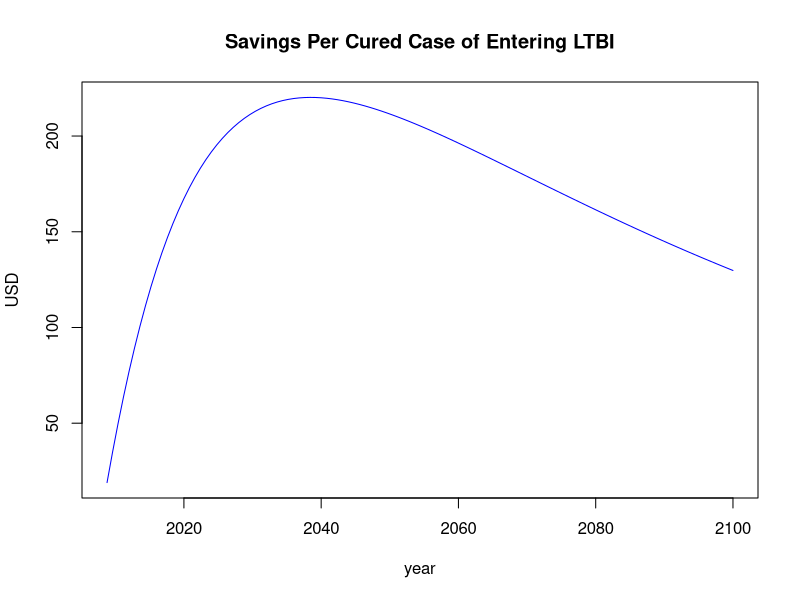

Recreate this plot in R.
rkm <- function(Ydot,currY,deltaT,iter,startT=0){
  # This function performs a fourth-order Runge-Kutta Method on the system 
  # dY/dt = Ydot, and returns the next step after currY presuming timestep
  # length deltaT, and iteration iter
  tn   = deltaT*iter + startT
  k1   = Ydot(tn, currY)
  k2   = Ydot(tn + deltaT/2,currY + deltaT*k1/2)
  k3   = Ydot(tn + deltaT/2,currY + deltaT*k2/2)
  k4   = Ydot(tn + deltaT,currY + deltaT*k3)
  newY <- currY + (deltaT/6)*(k1+2*k2+2*k3+k4)
  return(newY)
}

#Variables
mu0   <- 1/78      #Natural mortality rate USB per year
mu1   <- 1/53      #Natural mortality rate FB per year
ro    <- 0.018     #USB birth rate per year
alpha <- 0.005     #FB arrival rate per year
p     <- 0.103     #Fraction of new infections which are acute (fast progressors)
vF    <- 1.5       #Progression rate of acute infection per year
l0    <- 0.015     #Prevalence of LTBI in the USB population in 2000
l1    <- 0.211     #Prevalence of LTBI in the FB population in 2000: 
r0    <- 0.667     #Fraction of cases due to reactivation in the USB population
r1    <- 0.780     #Fraction of cases due to reactivation in the FB population
vL0   <- 0.0014    #Progression rate for reactivation (chronic LTBI) in the USB population per year
vL1   <- 0.0010    #Progression rate for reactivation (chronic LTBI) in the FB population per year
q     <- 0.708     #Fraction of infections progressing to infectious disease
mud   <- 0.115     #Mortality rate due to TB per year
x     <- 0.111     #Fraction of re-infected chronic LTBI moving to acute infection
ARI0  <- 0.030/100 #Annual risk of infection for USB in 2000
beta  <- 10.39     #Effective contact rate per year
e0    <- 0.965     #Fraction of preferred contacts with own population for USB
e1    <-0.985      #Fraction of preferred contacts with own population for FB
g     <- 0.0047    #Fraction of FB arrivals with LTBI who are fast progressors
phi0  <- 1.114     #Cumulative fraction self-cure and treatment of active disease for both populations pre year RATES (USB)
phi1  <- 1.167     #Cumulative fraction self-cure and treatment of active disease for both populations pre year RATES (FB)
sigmaF0 <- 1.296   #Cumulative fraction of treatment for acute infection for both populations per year RATES (USB)
sigmaF1 <- 1.301   #Cumulative fraction of treatment for acute infection for both populations per year RATES (FB)
sigmaLBase <- 0.057 #Treatment rate for chronic LTBI per year
fBase <- 0.187      #Fraction of FB arrivals with LTBI


#2010 New Cases in Population i (millions)
#source: http://www.cdc.gov/mmwr/preview/mmwrhtml/mm5105a3.htm
newCases0 <- .008714  #US-born
newCases1 <- .007554  #Foreign-born

#Initial Values
deltaT   <- .8    #The length of each time step (years).
finalYr  <- 100   #In years
totT     <- floor(finalYr/deltaT)  #Time steps
cutoffT <- floor(8/deltaT)

#Matrix of compartment values
S0 <- S1 <- F0 <- F1 <- L0 <- L1 <- I0 <- I1 <- J0 <- J1 <- N0 <- N1 <- rep(0,totT)  #compartment values
cL0 <- cF0 <- cI0 <- cJ0 <- cL1 <- cF1 <- cI1 <- cJ1 <- cN0 <- cN1 <- rep(0,totT)    #costs associated with each compartment
#Ct <- Cl <- rep(0,totT)  #total costs for active and latent treatment
LTBIEn <- rep(0,totT)    #FB arrivals with LTBI entering the USA
curedLTBIEn <- rep(0,totT)    #FB arrivals with LTBI entering the USA
natdeath0 <- natdeath1 <- rep(0,totT)                               #natural deaths
tbdeath0 <- tbdeath1 <- tbdeathD0 <- tbdeathD1 <- rep(0,totT)       #TB deaths, TB deaths with discounting
progAcute0 <- progChron0 <- progAcute1 <- progChron1 <- rep(0,totT) #Progression from Acute, Chronic LTBI to Active TB
progTotalD0 <- progTotalD1 <- rep(0,totT)                           #Progression to Active TB with discounting
exogenous0 <- exogenous1 <- rep(0,totT)                             #Exogenous re-Infections
interventionCost <- rep(0,totT)                                     #Cumulative intervention cost

# ALSO TOOK OUT Ct,Cl FROM VECTOR BELOW
P <- data.frame(S0,F0,L0,I0,J0,S1,F1,L1,I1,J1,N0,N1,cL0,cF0,cI0,cJ0,cL1,cF1,cI1,cJ1,cN0,cN1,LTBIEn,curedLTBIEn,natdeath0,natdeath1,tbdeath0,tbdeath1,tbdeathD0,tbdeathD1,progAcute0,progChron0,progAcute1,progChron1,progTotalD0, progTotalD1, exogenous0,exogenous1, interventionCost)
C <- data.frame(newCases=c(0),totPop=c(0),LTBIEn=c(0))
IN0 <- IN1 <- INall <- rep(0,totT)

#Total Population
P$N0[1] <- 250
P$N1[1] <- 31.4
#Acute (Fast) LTBI, new cases
P$F0[1] <- (1-r0)*(newCases0)/vF
P$F1[1] <- (1-r1)*(newCases1)/vF
#Chronic (Long) LTBI
P$L0[1] <- r0*(newCases0)/vL0
P$L1[1] <- r1*(newCases1)/vL1
#Infectious TB
P$I0[1] <- q*newCases0/(mu0 + mud + phi0)
P$I1[1] <- q*newCases1/(mu1 + mud + phi1)
#Non-Infectious TB
P$J0[1] <- (1-q)*newCases0/(mu0 + mud + phi0)
P$J1[1] <- (1-q)*newCases1/(mu1 + mud + phi1)
#Susceptible
P$S0[1] <- P$N0[1] - P$F0[1] - P$L0[1] - P$I0[1] - P$J0[1]
P$S1[1] <- P$N1[1] - P$F1[1] - P$L1[1] - P$I1[1] - P$J1[1]

#Cost Initial Values are all zero. 
probHosp <- .49  #Probability of hospitalization for active TB treatment
efficacyLTBI  <- .9
adherenceLTBI <- .64
probLTBItreatsuccess <- efficacyLTBI*adherenceLTBI #Probability of LTBI treatment success
costtb   <- 2985   #Cost of TB treatment without hopsitalization
costhosp <- 25495  #Cost of TB treatment with hospitalization
costLTBI <- 403.45 #Cost of LTBI treatment

#Cost Parameter Values: 
Ct <- costtb*(1-probHosp) + costhosp*probHosp #in USD (source: Dylan online supplement page 11-12)
Cl <- costLTBI/probLTBItreatsuccess           #in USD (source: Dylan online supplement page 10)
discRt  <- 0.03  #Rate of time discounting (used for health states as well)

#Compartment value dataset
P$LTBIEn[1]      <- 0.263109
P$curedLTBIEn[1] <- 0
P$natdeath0[1]   <- 0
P$natdeath1[1]   <- 0
P$tbdeath0[1]    <- 0
P$tbdeath1[1]    <- 0
P$progAcute0[1]  <- 0
P$progChron0[1]  <- 0
P$progAcute1[1]  <- 0
P$progChron1[1]  <- 0
P$exogenous0[1]  <- 0
P$exogenous1[1]  <- 0

#Intervention cost dataset
C$newCases <- 0    #Intervention cost per new Active TB case per time step
C$totPop   <- 0    #Intervention cost per capita per time step
C$LTBIEn   <- 0    #Intervention cost per FB LTBI arrival per time step

hill <- function(costDataSet=C,sigmaL,f,transmission=1,incLTBI=1,initial=cutoffT,final=totT,dataSet=P){
  #Differential Equation Functions
  Ddt <- function(t,v) {
    discV = 1/(1.03^t)  #amount costs, health states are discounted each time step
    #parameter values initialized for each time step
    c01     <- (1-e0)*((1-e1)*v$N1)/((1-e0)*v$N0 + (1-e1)*v$N1)  #proportion of contacts made with FB individuals  (USB)
    c00     <- 1 - c01                                           #proportion of contacts made with USB individuals (USB)
    c10     <- (1-e1)*((1-e0)*v$N0)/((1-e0)*v$N0 + (1-e1)*v$N1)  #proportion of contacts made with USB individuals (FB)
    c11     <- 1 - c10                                           #proportion of contacts made with FB individuals  (FB)
    dLTBIEn      <- f*alpha*(v$N0+v$N1)       #FB arrivals with LTBI entering
    #dLTBIEnD     <- discV * dLTBIEn           #FB arrivals with LTBI entering with discounting
    dnatdeath0   <- mu0 * v$N0                #Natural deaths (USB)
    dnatdeath1   <- mu1 * v$N1                #Natural deaths (FB)
    dtbdeath0    <- mud * (v$I0 + v$J0)       #TB deaths (USB)
    dtbdeath1    <- mud * (v$I1 + v$J1)       #TB deaths (FB)
    dtbdeathD0   <- discV * dtbdeath0         #TB deaths with discounting (USB)
    dtbdeathD1   <- discV * dtbdeath1         #TB deaths with discounting (FB)
    dprogAcute0  <- vF*v$F0                   #Acute LTBI progressions to Active TB disease (USB)
    dprogAcute1  <- vF*v$F1                   #Acute LTBI progressions to Active TB disease (FB)
    dprogChron0  <- vL0*v$L0                  #Chronic LTBI progressions to Active TB disease (USB)
    dprogChron1  <- vL1*v$L1                  #Chronic LTBI progressions to Active TB disease (FB)
    dprogTotal0  <- dprogAcute0 + dprogChron0 #Progression to Active TB (USB)
    dprogTotal1  <- dprogAcute1 + dprogChron1 #Progression to Active TB (FB)
    dprogTotalD0 <- discV * dprogTotal0       #Progression to Active TB with discounting (USB)
    dprogTotalD1 <- discV * dprogTotal1       #Progression to Active TB with discounting (FB)
    lambda0      <- transmission*(beta*(c00*(v$I0/v$N0) + c01*(v$I1/v$N1)))  #Forces of Infection (USB)
    lambda1      <- transmission*(beta*(c10*(v$I0/v$N0) + c11*(v$I1/v$N1)))  #Forces of Infection (FB)
    dexogenous0	 <- x*p*lambda0*v$L0    #Exogenous re-infections of Chronic LTBI to Acute LTBI (USB)
    dexogenous1  <- x*p*lambda1*v$L1    #Exogenous re-infections of Chronic LTBI to Acute LTBI (FB)
    dInterventionCost <- discV * (costDataSet$newCases*(dprogTotal0+dprogTotal1) + costDataSet$totalPop*(v$N0+v$N1) + costDataSet$LTBIEn*fBase*alpha*(v$N0+v$N1) )
    
    #Difference Equations (USB)
    dS0     <- ro*(v$N0+v$N1) + sigmaF0*v$F0 + sigmaL*v$L0 + phi0*(v$I0+v$J0) - lambda0*v$S0 - mu0*v$S0
    dF0     <- p*lambda0*v$S0 + dexogenous0 - (mu0 + vF + sigmaF0)*v$F0
    dL0     <- (1-p)*lambda0*v$S0 - dexogenous0 - (mu0 + vL0 + sigmaL)*v$L0
    dI0     <- q*(dprogAcute0 + dprogChron0) - (mu0 + mud + phi0)*v$I0
    dJ0     <- (1-q)*(dprogAcute0 + dprogChron0) - (mu0 + mud + phi0)*v$J0
    
    #Difference Equations (FB)
    dS1     <- (1-incLTBI)*dLTBIEn+(1-f)*alpha*(v$N0+v$N1) + sigmaF1*v$F1 + sigmaL*v$L1 + phi1*(v$I1 + v$J1) - lambda1*v$S1 - mu1*v$S1
    dF1     <- g*p*dLTBIEn*incLTBI + p*lambda1*v$S1 + dexogenous1 - (mu1 + vF + sigmaF1)*v$F1
    dL1     <- (1-g*p)*dLTBIEn*incLTBI + (1-p)*lambda1*v$S1 - dexogenous1 - (mu1 + vL1 +sigmaL)*v$L1
    dI1     <- q*(dprogAcute1 + dprogChron1) - (mu1 + mud + phi1)*v$I1
    dJ1     <- (1-q)*(dprogAcute1 + dprogChron1) - (mu1 + mud + phi1)*v$J1
    
    dN0     <- 0
    dN1     <- 0
    
    #Cost calculations
    dcL0    <- discV * Cl * sigmaL  * 1e6 * v$L0                    #cost for Chronic LTBI cures      (USB)
    dcF0    <- discV * Cl * sigmaF0 * 1e6 * v$F0                    #cost for Acute LTBI cures        (USB)
    dcI0    <- discV * Ct * q*(dprogAcute0 + dprogChron0) * 1e6     #cost for Infectious TB cures     (USB)
    dcJ0    <- discV * Ct * (1-q)*(dprogAcute0 + dprogChron0) * 1e6 #cost for Non-Infectious TB cures (USB)
    dcL1    <- discV * Cl * sigmaL  * 1e6 * v$L1                    #cost for Chronic LTBI cures      (FB)
    dcF1    <- discV * Cl * sigmaF1 * 1e6 * v$F1                    #cost for Acute LTBI cures        (FB)
    dcI1    <- discV * Ct * q*(dprogAcute1 + dprogChron1) * 1e6     #cost for Infectious TB cures     (FB)
    dcJ1    <- discV * Ct * (1-q)*(dprogAcute1 + dprogChron1) * 1e6 #cost for Non-Infectious TB cures (FB)
    dcN0    <- 0  #Total cost for all treatments (USB)
    dcN1    <- 0  #Total cost for all treatments (FB)
    
    return( c(dS0,dF0,dL0,dI0,dJ0,dS1,dF1,dL1,dI1,dJ1,dN0,dN1,dcL0,dcF0,dcI0,dcJ0,dcL1,dcF1,dcI1,dcJ1,dcN0,dcN1,dLTBIEn*incLTBI,dLTBIEn*(1-incLTBI),dnatdeath0,dnatdeath1,dtbdeath0,dtbdeath1,dtbdeathD0, dtbdeathD1, dprogAcute0,dprogChron0,dprogAcute1,dprogChron1,dprogTotalD0, dprogTotalD1, dexogenous0,dexogenous1, dInterventionCost) )
  }
  
  for (i in initial:(final-1)) {
  	dataSet[i+1,]    <- rkm(Ddt,dataSet[i,],deltaT,i)
  	dataSet$N0[i+1]  <- sum(dataSet[i+1,1:5])
  	dataSet$N1[i+1]  <- sum(dataSet[i+1,6:10])
  	dataSet$cN0[i+1] <- sum(dataSet[i+1,13:16])
  	dataSet$cN1[i+1] <- sum(dataSet[i+1,17:20])
  }
  return(dataSet)
}

generateIncidence <- function(dataSet) {
    IN0   <- 1e6 * (vF*dataSet$F0 + vL0*dataSet$L0)/dataSet$N0
    IN1   <- 1e6 * (vF*dataSet$F1 + vL1*dataSet$L1)/dataSet$N1
    INall <- 1e6 * (vF*(dataSet$F0 + dataSet$F1) + vL0*dataSet$L0 + vL1*dataSet$L1)/(dataSet$N0 + dataSet$N1)
	return(data.frame(IN0,IN1,INall))
}

P       <- hill(C,sigmaLBase,fBase,1,1,1,totT)
baseInc <- generateIncidence(P)
years   <- seq(2000+deltaT,2000+finalYr,deltaT)

#plot incidence data
#  xlab, ylab  --> labels for x-, y-axes
#  log='y'     --> use logarithmic scale
#  ylim=yrange --> ensure we show all data
#  type="l"    --> draw line connecting data points
#  col="blue"  --> color of graph
#lines() plots data in the same window as the first plot() command

#Intervention costs for eliminating LTBI 100%, 75%, or 50%
C100 <- C
C75  <- C
C50  <- C
C100$LTBIEn <- 1000 
C75$LTBIEn  <- 800
C50$LTBIEn  <- 700

#Plot A: Where we eliminate incoming LTBI 100%, 75%, or 50%
noImmLTBI      <- hill(C100,sigmaLBase,fBase,1,0)
noImmLTBIInc   <- generateIncidence(noImmLTBI)
someImmLTBI    <- hill(C75,sigmaLBase,fBase,1,0.25)
someImmLTBIInc <- generateIncidence(someImmLTBI)
halfImmLTBI    <- hill(C50,sigmaLBase,fBase,1,0.5)
halfImmLTBIInc <- generateIncidence(halfImmLTBI)

# #When Calculating range, we presume that FB always has higher incidence rate
# yrange <- range(c(0.5,baseInc$IN1,noImmLTBIInc$IN1,someImmLTBIInc$IN1,halfImmLTBIInc$IN1))
# dev.new()
# plot(years, baseInc$IN0, main="Plot A: Reduce incoming LTBI in 2008", log='y', xlab='year', ylab='incidence/million', ylim=yrange, type="l", col="blue")
# lines(years, baseInc$INall, type="l", col="red")
# lines(years, baseInc$IN1, type="l", col="green")
# lines(years, noImmLTBIInc$IN0, type="l", col="blue", lty=2)
# lines(years, noImmLTBIInc$INall, type="l", col="red", lty=2)
# lines(years, noImmLTBIInc$IN1, type="l", col="green", lty=2)
# lines(years, someImmLTBIInc$IN0, type="l", col="blue", lty=3)
# lines(years, someImmLTBIInc$INall, type="l", col="red", lty=3)
# lines(years, someImmLTBIInc$IN1, type="l", col="green", lty=3)
# lines(years, halfImmLTBIInc$IN0, type="l", col="blue", lty=4)
# lines(years, halfImmLTBIInc$INall, type="l", col="red", lty=4)
# lines(years, halfImmLTBIInc$IN1, type="l", col="green", lty=4)
# abline(h = 1, lty = 'dotted')
# legend('topright', legend=c('USB incidence', 'FB incidence', 'Total incidence', 'No Incoming LTBI post 2008', '75% reduction of Inc. LTBI post 2008', '50% reduction of Inc. LTBI post 2008'), col=c("blue", "green", "red", "black","black","black"), lty=c(1,1,1,2,3,4))

# #Cost Plot A:
# yrange <- range(c(P$cN1+P$cN0,noImmLTBI$cN1+noImmLTBI$cN0,someImmLTBI$cN0+someImmLTBI$cN1,halfImmLTBI$cN0+halfImmLTBI$cN1))
# dev.new()
# plot(years, P$cN1+P$cN0, main="Plot A: cost of various interventions", xlab='year', ylab='USD', ylim=yrange, type="l", col="blue")
# #lines(years, P$cN0, type="l", col="blue", lty=2)
# #lines(years, P$cN1, type="l", col="blue", lty=3)
# lines(years, noImmLTBI$cN0 + noImmLTBI$cN1, type="l", col="green", lty=1)
# #lines(years, noImmLTBI$cN0, type="l", col="green", lty=2)
# #lines(years, noImmLTBI$cN1, type="l", col="green", lty=3)
# lines(years, someImmLTBI$cN0 + someImmLTBI$cN1, type="l", col="red", lty=1)
# #lines(years, someImmLTBI$cN0, type="l", col="red", lty=2)
# #lines(years, someImmLTBI$cN1, type="l", col="red", lty=3)
# lines(years, halfImmLTBI$cN0 + halfImmLTBI$cN1, type="l", col="purple", lty=1)
# #lines(years, halfImmLTBI$cN0, type="l", col="purple", lty=2)
# #lines(years, halfImmLTBI$cN1, type="l", col="purple", lty=3)
# abline(h = 1, lty = 'dotted')
# legend('topright', legend=c('Base Cost - No Interventions', 'Cost with elimination of Inc. LTBI', 'Cost with 75% reduction of Inc. LTBI', 'Cost with 50% reduction of Inc. LTBI'), col=c("blue", "green", "red", "purple"), lty=c(1,1,1,1))

yearsPostCutoff <- years[(cutoffT+1):totT]
maxDifference   <- ((P$cN0+P$cN1)-(noImmLTBI$cN0+noImmLTBI$cN1))[(cutoffT+1):totT]
savingsPerCase  <- maxDifference/(1e6*noImmLTBI$curedLTBIEn[(cutoffT+1):totT])
dev.new()
plot(yearsPostCutoff, savingsPerCase, main="Savings Per Cured Case of Entering LTBI", xlab='year', ylab='USD', type="l", col="blue")



##Plot A: Where Transmission is cut after 2008
#noTrans    <- hill(sigmaLBase,fBase,0)
#noTransInc <- generateIncidence(noTrans)
#
##When Calculating range, we presume that FB always has higher incidence rate
#yrange <- range(c(0.5,baseInc$IN1,noTransInc$IN1))
#dev.new()
#plot(years, baseInc$IN0, main="Plot A: Cut Trans. in 2008", xlab='year', ylab='incidence/million', log = 'y', ylim=yrange, type="l", col="blue")
#lines(years, baseInc$INall, type="l", col="red")
#lines(years, baseInc$IN1, type="l", col="green")
#lines(years, noTransInc$IN0, type="l", col="blue", lty=2)
#lines(years, noTransInc$INall, type="l", col="red", lty=2)
#lines(years, noTransInc$IN1, type="l", col="green", lty=2)
#abline(h = 1, lty = 'dotted')
#legend('topright', legend=c('USB incidence', 'FB incidence', 'Total incidence', 'With Transmission Cutoff in 2008'), col=c("blue", "green", "red", "black"), lty=c(1,1,1,2))
#
##Plot B: Where LTBI treatment x2 or x4
#doubled    <-hill(sigmaLBase*2,fBase)
#doubledInc <- generateIncidence(doubled)
#quad       <- hill(sigmaLBase*4,fBase)
#quadInc    <- generateIncidence(quad)
#
##When Calculating range, we presume that FB always has higher incidence rate after 2008
#yrange <- range(c(0.5,baseInc$IN1,quadInc$IN1,doubledInc$IN1))
#dev.new()
#plot(years, baseInc$IN0, main="Plot B: Increase Chronic LTBI Treatment in 2008", xlab='year', ylab='incidence/million', log = 'y', ylim=yrange, type="l", col="blue")
#lines(years, baseInc$INall, type="l", col="red")
#lines(years, baseInc$IN1, type="l", col="green")
#lines(years, doubledInc$IN0, type="l", col="blue", lty=2)
#lines(years, doubledInc$INall, type="l", col="red", lty=2)
#lines(years, doubledInc$IN1, type="l", col="green", lty=2)
#lines(years, quadInc$IN0, type="l", col="blue", lty=3)
#lines(years, quadInc$INall, type="l", col="red", lty=3)
#lines(years, quadInc$IN1, type="l", col="green", lty=3)
#abline(h = 1, lty = 'dotted')
#legend('topright', legend=c('USB incidence', 'FB incidence', 'Total incidence', 'Chronic LTBI Treatment x2 in 2008', 'Chronic LTBI Treatment x4 in 2008'), col=c("blue", "green", "red", "black", "black"), lty=c(1,1,1,2,3))
#
##Plot C: Where FB arrivals cut in half, also LTBI treatment x2 or x4 after 2008
#halfFB           <- hill(sigmaLBase,fBase/2)
#halfFBInc        <- generateIncidence(halfFB)
#halfFBdoubled    <- hill(sigmaLBase*2,fBase/2)
#halfFBdoubledInc <- generateIncidence(halfFBdoubled)
#halfFBquad       <- hill(sigmaLBase*4,fBase/2)
#halfFBquadInc    <- generateIncidence(halfFBquad)
#
##When Calculating range, we presume that FB always has higher incidence rate
#yrange <- range(c(0.5,baseInc$IN1,quadInc$IN1,doubledInc$IN1))
#dev.new()
#plot(years, halfFBInc $IN0, main="Plot C: Half FB Arrival Rate, increase LTBI Treatment", xlab='year', ylab='incidence/million', log = 'y', ylim=yrange, type="l", col="blue")
#lines(years, halfFBInc $INall, type="l", col="red")
#lines(years, halfFBInc $IN1, type="l", col="green")
#lines(years, halfFBdoubledInc $IN0, type="l", col="blue", lty=2)
#lines(years, halfFBdoubledInc $INall, type="l", col="red", lty=2)
#lines(years, halfFBdoubledInc $IN1, type="l", col="green", lty=2)
#lines(years, halfFBquadInc $IN0, type="l", col="blue", lty=3)
#lines(years, halfFBquadInc $INall, type="l", col="red", lty=3)
#lines(years, halfFBquadInc $IN1, type="l", col="green", lty=3)
#abline(h = 1, lty = 'dotted')
#legend('topright', legend=c('USB incidence', 'FB incidence', 'Total incidence', 'Chronic LTBI Treatment x2 in 2008', 'Chronic LTBI Treatment x4 in 2008'), col=c("blue", "green", "red", "black", "black"), lty=c(1,1,1,2,3))
#
##Plot D: Where FB arrivals divided by 4, also LTBI treatment x2 or x4 after 2008
#quarterFB           <- hill(sigmaLBase,fBase/4)
#quarterFBInc        <- generateIncidence(quarterFB)
#quarterFBdoubled    <- hill(sigmaLBase*2,fBase/4)
#quarterFBdoubledInc <- generateIncidence(quarterFBdoubled)
#quarterFBquad       <- hill(sigmaLBase*4,fBase/4)
#quarterFBquadInc    <- generateIncidence(quarterFBquad)
#
##When Calculating range, we presume that FB always has higher incidence rate
#yrange <- range(c(0.5,baseInc$IN1,quadInc$IN1,doubledInc$IN1))
#dev.new()
#plot(years, quarterFBInc $IN0, main="Plot D: 1/4 FB Arrival Rate, increase LTBI Treatment", xlab='year', ylab='incidence/million', log = 'y', ylim=yrange, type="l", col="blue")
#lines(years, quarterFBInc $INall, type="l", col="red")
#lines(years, quarterFBInc $IN1, type="l", col="green")
#lines(years, quarterFBdoubledInc $IN0, type="l", col="blue", lty=2)
#lines(years, quarterFBdoubledInc $INall, type="l", col="red", lty=2)
#lines(years, quarterFBdoubledInc $IN1, type="l", col="green", lty=2)
#lines(years, quarterFBquadInc $IN0, type="l", col="blue", lty=3)
#lines(years, quarterFBquadInc $INall, type="l", col="red", lty=3)
#lines(years, quarterFBquadInc $IN1, type="l", col="green", lty=3)
#abline(h = 1, lty = 'dotted')
#legend('topright', legend=c('USB incidence', 'FB incidence', 'Total incidence', 'Chronic LTBI Treatment x2 in 2008', 'Chronic LTBI Treatment x4 in 2008'), col=c("blue", "green", "red", "black", "black"), lty=c(1,1,1,2,3))
